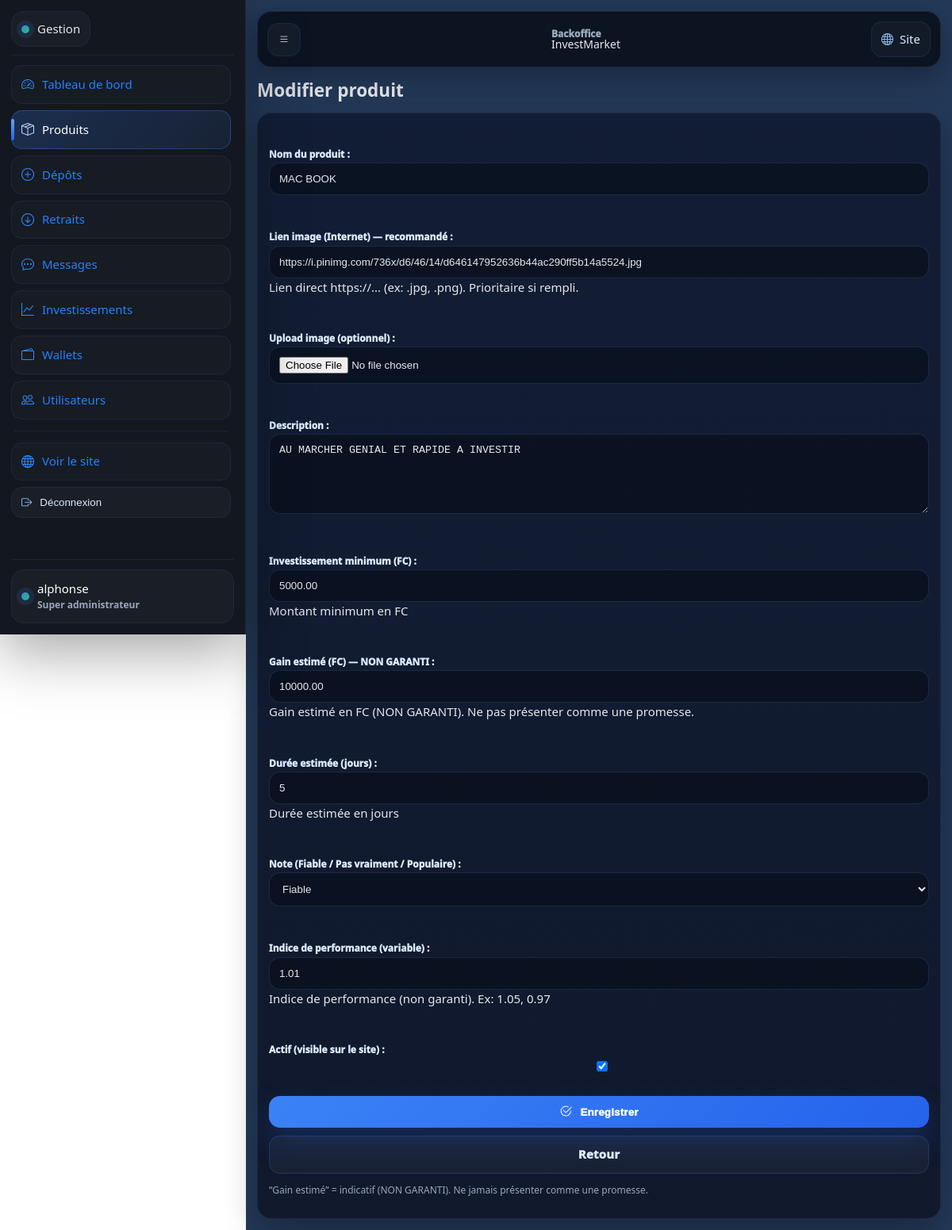
Page /gestion/produits/2/modifier/ (signed in) on the committed database.
### products/models.py (models this page shows, shortened)
class InvestmentProduct(models.Model):
    NOTE_TRUSTED = "TRUSTED"
    NOTE_MAYBE = "MAYBE"
    NOTE_POPULAR = "POPULAR"
    NOTE_CHOICES = [
        (NOTE_TRUSTED, "Fiable"),
        (NOTE_MAYBE, "Pas vraiment"),
        (NOTE_POPULAR, "Populaire"),
    ]
    name = models.CharField(max_length=140)
    image_url = models.URLField(
        blank=True,
        help_text="Lien direct https://... (ex: .jpg, .png). Prioritaire si rempli."
    )
    image = models.ImageField(upload_to="products/", blank=True, null=True)
    description = models.TextField()
    min_investment_cdf = models.DecimalField(max_digits=14, decimal_places=2, help_text="Montant minimum en FC")
    estimated_gain_cdf = models.DecimalField(
        max_digits=14,
        decimal_places=2,
        null=True,
        blank=True,
        help_text="Gain estimé en FC (NON GARANTI). Ne pas présenter comme une promesse.",
    )
    duration_days = models.PositiveIntegerField(help_text="Durée estimée en jours")
    note = models.CharField(max_length=10, choices=NOTE_CHOICES, default=NOTE_POPULAR)
    performance_factor = models.DecimalField(
        max_digits=6,
        decimal_places=2,
        default=1.00,
        help_text="Indice de performance (non garanti). Ex: 1.05, 0.97",
    )
    is_active = models.BooleanField(default=True)
    created_at = models.DateTimeField(auto_now_add=True)
    class Meta:
        ordering = ["-created_at"]

### backoffice/views.py (the view)
# urls.py: path("produits/<int:pk>/modifier/", views.product_edit, name="bo_product_edit"),
@staff_required
def product_edit(request, pk: int):
    product = get_object_or_404(InvestmentProduct, pk=pk)
    if request.method == "POST":
        form = InvestmentProductForm(request.POST, request.FILES, instance=product)
        if form.is_valid():
            form.save()
            messages.success(request, "Produit mis à jour.")
            return redirect("bo_products_list")
    else:
        form = InvestmentProductForm(instance=product)
    return render(request, "backoffice/product_form.html", {"form": form, "title": "Modifier produit"})

### backoffice/forms.py
class InvestmentProductForm(forms.ModelForm):
    class Meta:
        model = InvestmentProduct
        fields = [
            "name",
            "image_url",
            "image",
            "description",
            "min_investment_cdf",
            "estimated_gain_cdf",
            "duration_days",
            "note",
            "performance_factor",
            "is_active",
        ]
        labels = {
            "name": "Nom du produit",
            "image_url": "Lien image (Internet) — recommandé",
            "image": "Upload image (optionnel)",
            "description": "Description",
            "min_investment_cdf": "Investissement minimum (FC)",
            "estimated_gain_cdf": "Gain estimé (FC) — NON GARANTI",
            "duration_days": "Durée estimée (jours)",
            "note": "Note (Fiable / Pas vraiment / Populaire)",
            "performance_factor": "Indice de performance (variable)",
            "is_active": "Actif (visible sur le site)",
        }
        widgets = {
            "description": forms.Textarea(attrs={"rows": 5}),
            "image_url": forms.URLInput(attrs={"placeholder": "https://exemple.com/image.jpg"}),
        }

### backoffice/views.py (called while the page is built)
def staff_required(view_func):
    return user_passes_test(
        lambda u: u.is_authenticated and u.is_staff,
        login_url="bo_login",
    )(view_func)

### templates/backoffice/product_form.html (shortened to what this page needs)
{% extends "backoffice/base.html" %}
{% block content %}
<h1 style="margin:0 0 10px">{{ title }}</h1>
<div class="card">
  <form method="post" enctype="multipart/form-data" class="form">
    {{ form.as_p }}
    <button class="btn" type="submit"><i class="bi bi-check2-circle"></i> Enregistrer</button>
    <a class="btn btn-outline" href="{% url 'bo_products_list' %}">Retour</a>
  </form>
  <p class="muted" style="font-size:12px;margin-top:12px">
    “Gain estimé” = indicatif (NON GARANTI). Ne jamais présenter comme une promesse.
  </p>
</div>
{% endblock %}

### templates/backoffice/base.html (shortened to what this page needs)
{% load static %}
<!doctype html>
<html lang="fr">
<head>
  <link rel="stylesheet" href="{% static 'css/styles.css' %}">
  <link rel="stylesheet" href="{% static 'css/backoffice.css' %}">
  <link rel="stylesheet" href="https://cdn.jsdelivr.net/npm/bootstrap-icons@1.11.3/font/bootstrap-icons.min.css">
</head>
<body class="bo-body">
  <div class="bo" id="boApp">
    <aside class="bo-sidebar" aria-label="Menu gestion">
      <div class="bo-sidebar-head">
        <a class="bo-brand" href="{% url 'bo_dashboard' %}">
          <span class="brand-dot"></span> Gestion
        </a>
      </div>
      <nav class="bo-nav" aria-label="Navigation">
        <a href="{% url 'bo_dashboard' %}">
          <i class="bi bi-speedometer2"></i> Tableau de bord
        </a>
        <a href="{% url 'bo_products_list' %}">
          <i class="bi bi-box-seam"></i> Produits
        </a>
        <a href="{% url 'bo_deposits_list' %}">
          <i class="bi bi-plus-circle"></i> Dépôts
        </a>
        <a href="{% url 'bo_withdrawals_list' %}">
          <i class="bi bi-arrow-down-circle"></i> Retraits
        </a>
        <a href="{% url 'bo_messages_list' %}">
          <i class="bi bi-chat-dots"></i> Messages
        </a>
        <a href="{% url 'bo_investments_list' %}">
          <i class="bi bi-graph-up"></i> Investissements
        </a>
        <a href="{% url 'bo_wallets_list' %}">
          <i class="bi bi-wallet2"></i> Wallets
        </a>
        <a href="{% url 'bo_users_list' %}">
          <i class="bi bi-people"></i> Utilisateurs
        </a>
        <div class="bo-sep"></div>
        <a href="{% url 'home' %}">
          <i class="bi bi-globe"></i> Voir le site
        </a>
        <form method="post" action="{% url 'bo_logout' %}">
          <button class="bo-logout" type="submit">
            <i class="bi bi-box-arrow-right"></i> Déconnexion
          </button>
        </form>
      </nav>
      <div class="bo-sidebar-foot">
        <div class="bo-user">
          <div class="bo-user-dot"></div>
          <div>
            <div class="bo-user-name">{{ request.user.username }}</div>
            <div class="bo-user-role">
              {% if request.user.is_superuser %}
                Super administrateur
              {% else %}
                Administrateur
              {% endif %}
            </div>
          </div>
        </div>
      </div>
    </aside>
    <main class="bo-main">
      <header class="bo-topbar">
        <button class="bo-iconbtn" type="button" data-bo-open aria-label="Ouvrir le menu">
          <i class="bi bi-list"></i>
        </button>
        <div class="bo-topbar-title">
          <div class="bo-topbar-small">Backoffice</div>
          <div class="bo-topbar-big">InvestMarket</div>
        </div>
        <div class="bo-topbar-actions">
          <a class="bo-mini-link" href="{% url 'home' %}">
            <i class="bi bi-globe"></i> <span>Site</span>
          </a>
        </div>
      </header>
      <section class="bo-content">
        {% block content %}{% endblock %}
      </section>
    </main>
  </div>
</body>
</html>

### static/css/styles.css (style rules this page uses)
:root { --bg: #070b14; --bg2:#0b1220; --card:#0f172a; --card2:#111c33; --text:#e5e7eb; --muted:#9aa7bd; --primary:#3b82f6; --primary2:#2563eb; --soft:#0b1f3a; --border:#1f2a44; --border2:#223152; --success:#22c55e; --warning:#f59e0b; --danger:#ef4444; --radius:18px; --radius-sm:14px; --shadow: 0 20px 60px rgba(0,0,0,.45); --shadow-soft: 0 14px 34px rgba(0,0,0,.32); --ring: 0 0 0 4px rgba(59,130,246,.20); }
* { box-sizing:border-box }
html,body { height:100% }
body { margin:0; font-family: system-ui, -apple-system, Segoe UI, Roboto, Arial; color:var(--text); font-size:15px; line-height:1.55; background: radial-gradient(1200px 600px at 14% -10%, rgba(59,130,246,.30) 0%, transparent 60%), radial-gradient(1100px 700px at 92% 0%, rgba(34,197,94,.16) 0%, transparent 58%), radial-gradient(900px 600px at 40% 120%, rgba(37,99,235,.14) 0%, transparent 60%), linear-gradient(180deg, var(--bg) 0%, var(--bg2) 40%, var(--bg) 100%); }
.muted { color:var(--muted) }
.brand-dot { width:10px;height:10px;border-radius:50%; background: linear-gradient(135deg, var(--primary), var(--success)); box-shadow: 0 0 0 6px rgba(59,130,246,.14); }
.btn { display:inline-flex; align-items:center; justify-content:center; gap:10px; padding:11px 14px; border-radius:14px; background: linear-gradient(135deg, var(--primary), var(--primary2)); color:#fff; text-decoration:none; border:0; cursor:pointer; font-weight:1000; letter-spacing:.2px; box-shadow: 0 16px 36px rgba(37,99,235,.25); transition: transform .12s ease, filter .12s ease; }
.btn i { font-size:16px }
.btn-outline { background: rgba(255,255,255,.04); color: #dbeafe; border:1px solid rgba(59,130,246,.22); box-shadow:none; }
.card { background: linear-gradient(180deg, rgba(17,28,51,.94), rgba(15,23,42,.94)); border:1px solid rgba(31,42,68,.9); border-radius: var(--radius); padding:14px; box-shadow: var(--shadow-soft); }
.form { display:grid;gap:10px;margin-top:10px }
label { font-weight:950;color:#dbeafe;font-size:12px }
input, select, textarea { width:100%; padding:12px 12px; border-radius:14px; border:1px solid rgba(31,42,68,.95); background: rgba(7,11,20,.55); color: var(--text); outline:none; transition: box-shadow .14s ease, border-color .14s ease; }
input::placeholder, textarea::placeholder { color:#7c8aa5 }
select { cursor:pointer }

### rows in the picture
InvestmentProduct: name "MAC BOOK", image_url "https://i.pinimg.com/736x/d6/46/14/d646147952636b44ac290ff5b14a5524.jpg", description "AU MARCHER GENIAL ET RAPIDE A INVESTIR", min_investment_cdf "5000.00", estimated_gain_cdf "10000.00", duration_days "5", note "Fiable", performance_factor "1.01", is_active "☑"

### other values in the picture
{{ request.user.username }} "alphonse"
{{ title }} "Modifier produit"
